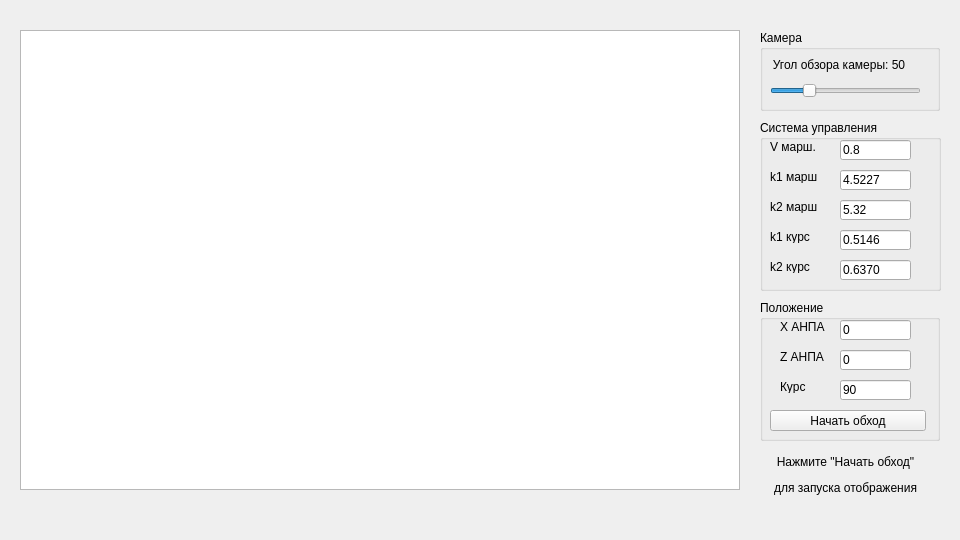
<?xml version="1.0" encoding="UTF-8"?>
<ui version="4.0">
 <class>MainWindow</class>
 <widget class="QWidget" name="MainWindow">
  <property name="geometry">
   <rect>
    <x>0</x>
    <y>0</y>
    <width>960</width>
    <height>540</height>
   </rect>
  </property>
  <property name="sizePolicy">
   <sizepolicy hsizetype="Maximum" vsizetype="Minimum">
    <horstretch>0</horstretch>
    <verstretch>0</verstretch>
   </sizepolicy>
  </property>
  <property name="minimumSize">
   <size>
    <width>960</width>
    <height>540</height>
   </size>
  </property>
  <property name="windowTitle">
   <string>Визуализация обхода донной станции</string>
  </property>
  <widget class="QGraphicsView" name="graphicsView">
   <property name="geometry">
    <rect>
     <x>20</x>
     <y>30</y>
     <width>720</width>
     <height>460</height>
    </rect>
   </property>
   <property name="sizePolicy">
    <sizepolicy hsizetype="Expanding" vsizetype="Expanding">
     <horstretch>0</horstretch>
     <verstretch>0</verstretch>
    </sizepolicy>
   </property>
   <property name="verticalScrollBarPolicy">
    <enum>Qt::ScrollBarAlwaysOff</enum>
   </property>
   <property name="horizontalScrollBarPolicy">
    <enum>Qt::ScrollBarAlwaysOff</enum>
   </property>
  </widget>
  <widget class="QGroupBox" name="groupBoxPosition">
   <property name="geometry">
    <rect>
     <x>760</x>
     <y>300</y>
     <width>180</width>
     <height>141</height>
    </rect>
   </property>
   <property name="title">
    <string>Положение</string>
   </property>
   <widget class="QPushButton" name="pushButton_startDocking">
    <property name="geometry">
     <rect>
      <x>10</x>
      <y>110</y>
      <width>156</width>
      <height>21</height>
     </rect>
    </property>
    <property name="text">
     <string>Начать обход</string>
    </property>
    <property name="checkable">
     <bool>true</bool>
    </property>
   </widget>
   <widget class="QLineEdit" name="lineEdit_Y">
    <property name="geometry">
     <rect>
      <x>80</x>
      <y>50</y>
      <width>71</width>
      <height>20</height>
     </rect>
    </property>
    <property name="text">
     <string>0</string>
    </property>
   </widget>
   <widget class="QLineEdit" name="lineEdit_X">
    <property name="geometry">
     <rect>
      <x>80</x>
      <y>20</y>
      <width>71</width>
      <height>20</height>
     </rect>
    </property>
    <property name="sizePolicy">
     <sizepolicy hsizetype="Expanding" vsizetype="Fixed">
      <horstretch>0</horstretch>
      <verstretch>0</verstretch>
     </sizepolicy>
    </property>
    <property name="text">
     <string>0</string>
    </property>
   </widget>
   <widget class="QLabel" name="label_auvX">
    <property name="geometry">
     <rect>
      <x>20</x>
      <y>20</y>
      <width>47</width>
      <height>13</height>
     </rect>
    </property>
    <property name="text">
     <string>Х АНПА</string>
    </property>
   </widget>
   <widget class="QLabel" name="label_auvY">
    <property name="geometry">
     <rect>
      <x>20</x>
      <y>50</y>
      <width>47</width>
      <height>13</height>
     </rect>
    </property>
    <property name="text">
     <string>Z АНПА</string>
    </property>
   </widget>
   <widget class="QLineEdit" name="lineEdit_Yaw">
    <property name="geometry">
     <rect>
      <x>80</x>
      <y>80</y>
      <width>71</width>
      <height>20</height>
     </rect>
    </property>
    <property name="text">
     <string>90</string>
    </property>
   </widget>
   <widget class="QLabel" name="label_auvYaw">
    <property name="geometry">
     <rect>
      <x>20</x>
      <y>80</y>
      <width>47</width>
      <height>13</height>
     </rect>
    </property>
    <property name="text">
     <string>Курс</string>
    </property>
   </widget>
  </widget>
  <widget class="QGroupBox" name="groupBoxCamera">
   <property name="geometry">
    <rect>
     <x>760</x>
     <y>30</y>
     <width>180</width>
     <height>81</height>
    </rect>
   </property>
   <property name="title">
    <string>Камера</string>
   </property>
   <widget class="QLabel" name="labelAngleView">
    <property name="enabled">
     <bool>true</bool>
    </property>
    <property name="geometry">
     <rect>
      <x>0</x>
      <y>10</y>
      <width>158</width>
      <height>50</height>
     </rect>
    </property>
    <property name="sizePolicy">
     <sizepolicy hsizetype="Preferred" vsizetype="Minimum">
      <horstretch>0</horstretch>
      <verstretch>0</verstretch>
     </sizepolicy>
    </property>
    <property name="text">
     <string>Угол обзора камеры: 50</string>
    </property>
    <property name="alignment">
     <set>Qt::AlignCenter</set>
    </property>
   </widget>
   <widget class="QSlider" name="horizontalSlider">
    <property name="geometry">
     <rect>
      <x>10</x>
      <y>50</y>
      <width>151</width>
      <height>22</height>
     </rect>
    </property>
    <property name="minimum">
     <number>10</number>
    </property>
    <property name="maximum">
     <number>180</number>
    </property>
    <property name="value">
     <number>50</number>
    </property>
    <property name="orientation">
     <enum>Qt::Horizontal</enum>
    </property>
   </widget>
  </widget>
  <widget class="QLabel" name="labelHint">
   <property name="geometry">
    <rect>
     <x>760</x>
     <y>440</y>
     <width>171</width>
     <height>71</height>
    </rect>
   </property>
   <property name="inputMethodHints">
    <set>Qt::ImhMultiLine</set>
   </property>
   <property name="text">
    <string>&lt;html&gt;&lt;head/&gt;&lt;body&gt;&lt;p align=&quot;center&quot;&gt;Нажмите &amp;quot;Начать обход&amp;quot;&lt;/p&gt;&lt;p align=&quot;center&quot;&gt;для запуска отображения&lt;/p&gt;&lt;/body&gt;&lt;/html&gt;</string>
   </property>
   <property name="textFormat">
    <enum>Qt::RichText</enum>
   </property>
  </widget>
  <widget class="QGroupBox" name="groupBox">
   <property name="geometry">
    <rect>
     <x>760</x>
     <y>120</y>
     <width>181</width>
     <height>171</height>
    </rect>
   </property>
   <property name="title">
    <string>Система управления</string>
   </property>
   <widget class="QLabel" name="label">
    <property name="geometry">
     <rect>
      <x>10</x>
      <y>20</y>
      <width>47</width>
      <height>13</height>
     </rect>
    </property>
    <property name="text">
     <string>V марш.</string>
    </property>
   </widget>
   <widget class="QLineEdit" name="lineEdit_Vfwd">
    <property name="geometry">
     <rect>
      <x>80</x>
      <y>20</y>
      <width>71</width>
      <height>20</height>
     </rect>
    </property>
    <property name="text">
     <string>0.8</string>
    </property>
   </widget>
   <widget class="QLabel" name="label_2">
    <property name="geometry">
     <rect>
      <x>10</x>
      <y>50</y>
      <width>47</width>
      <height>13</height>
     </rect>
    </property>
    <property name="text">
     <string>k1 марш.</string>
    </property>
   </widget>
   <widget class="QLineEdit" name="lineEdit_k1_m">
    <property name="geometry">
     <rect>
      <x>80</x>
      <y>50</y>
      <width>71</width>
      <height>20</height>
     </rect>
    </property>
    <property name="text">
     <string>4.5227</string>
    </property>
    <property name="placeholderText">
     <string/>
    </property>
   </widget>
   <widget class="QLineEdit" name="lineEdit_k2_m">
    <property name="geometry">
     <rect>
      <x>80</x>
      <y>80</y>
      <width>71</width>
      <height>20</height>
     </rect>
    </property>
    <property name="text">
     <string>5.32</string>
    </property>
   </widget>
   <widget class="QLineEdit" name="lineEdit_k1_yaw">
    <property name="geometry">
     <rect>
      <x>80</x>
      <y>110</y>
      <width>71</width>
      <height>20</height>
     </rect>
    </property>
    <property name="text">
     <string>0.5146</string>
    </property>
   </widget>
   <widget class="QLabel" name="label_3">
    <property name="geometry">
     <rect>
      <x>10</x>
      <y>80</y>
      <width>47</width>
      <height>13</height>
     </rect>
    </property>
    <property name="text">
     <string>k2 марш.</string>
    </property>
   </widget>
   <widget class="QLabel" name="label_4">
    <property name="geometry">
     <rect>
      <x>10</x>
      <y>110</y>
      <width>47</width>
      <height>13</height>
     </rect>
    </property>
    <property name="text">
     <string>k1 курс</string>
    </property>
   </widget>
   <widget class="QLabel" name="label_5">
    <property name="geometry">
     <rect>
      <x>10</x>
      <y>140</y>
      <width>47</width>
      <height>13</height>
     </rect>
    </property>
    <property name="text">
     <string>k2 курс</string>
    </property>
   </widget>
   <widget class="QLineEdit" name="lineEdit_k2_yaw">
    <property name="enabled">
     <bool>true</bool>
    </property>
    <property name="geometry">
     <rect>
      <x>80</x>
      <y>140</y>
      <width>71</width>
      <height>20</height>
     </rect>
    </property>
    <property name="text">
     <string>0.6370</string>
    </property>
    <property name="readOnly">
     <bool>false</bool>
    </property>
   </widget>
  </widget>
 </widget>
 <resources/>
 <connections/>
</ui>
